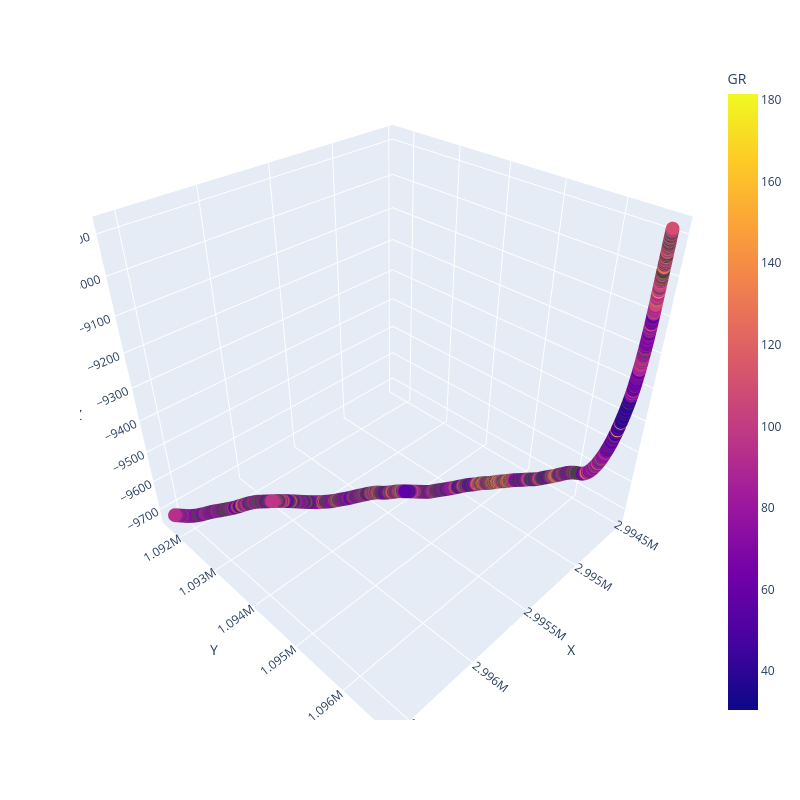

Source (notebook cell):
### Code cell
px.scatter_3d(well_data,x="X",y="Y",z="Z", color="GR").update_layout(height=800, width=800)

### Figure 1 — Plotly figure (JSON) as saved in the notebook; plotly's stock layout.template omitted (floating-point values rounded to 4 significant figures; data arrays with more than 128 entries replaced by an {"elided": "..."} marker saying what was removed)
{"data": [{"hovertemplate": "X=%{x}<br>Y=%{y}<br>Z=%{z}<br>GR=%{marker.color}<extra></extra>", "legendgroup": "", "marker": {"color": {"elided": "6002 float values"}, "coloraxis": "coloraxis", "symbol": "circle"}, "mode": "markers", "name": "", "scene": "scene", "showlegend": false, "type": "scatter3d", "x": {"elided": "6002 float values"}, "y": {"elided": "6002 float values"}, "z": {"elided": "6002 float values"}}], "layout": {"coloraxis": {"colorbar": {"title": {"text": "GR"}}, "colorscale": [[0, "#0d0887"], [0.1111, "#46039f"], [0.2222, "#7201a8"], [0.3333, "#9c179e"], [0.4444, "#bd3786"], [0.5556, "#d8576b"], [0.6667, "#ed7953"], [0.7778, "#fb9f3a"], [0.8889, "#fdca26"], [1, "#f0f921"]]}, "height": 800, "legend": {"tracegroupgap": 0}, "margin": {"t": 60}, "scene": {"domain": {"x": [0, 1], "y": [0, 1]}, "xaxis": {"title": {"text": "X"}}, "yaxis": {"title": {"text": "Y"}}, "zaxis": {"title": {"text": "Z"}}}, "width": 800}}
